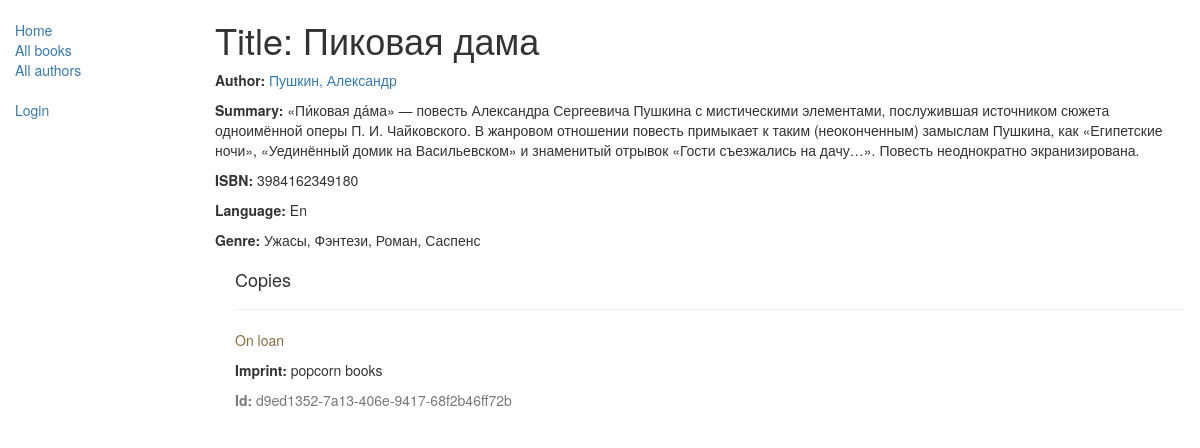
/catalog/book/1, run on the app's committed database.
### catalog/models.py (models this page shows, shortened)
class Book(models.Model):
    title = models.CharField(max_length=200)
    author = models.ForeignKey('Author', on_delete=models.SET_NULL, null=True)
    summary = models.TextField(max_length=1000, help_text="Enter a brief description of the book")
    isbn = models.CharField('ISBN', max_length=13, help_text='13 Character <a href="https://www.isbn-international.org/'
                                                             'content/what-isbn">ISBn number</a>')
    genre = models.ManyToManyField(Genre, help_text="Select a genre for this book")
    language = models.ForeignKey('Language', on_delete=models.SET_NULL, null=True)
    def display_genre(self):
        return ', '.join([genre.name for genre in self.genre.all()[:3]])
    display_genre.short_description = 'Genre'

class Author(models.Model):
    first_name = models.CharField(max_length=100)
    last_name = models.CharField(max_length=100)
    date_of_birth = models.DateField(null=True, blank=True)
    date_of_death = models.DateField('Died', null=True, blank=True)
    def __str__(self):
        return '%s, %s' % (self.last_name, self.first_name)

class Language(models.Model):
    name = models.CharField(max_length=200, help_text="Enter the book's natural language")
    def __str__(self):
        return self.name

class Genre(models.Model):
    name = models.CharField(max_length=200, help_text="Enter a book genre (e.g. Science Fiction, French Poetry etc.)")
    def __str__(self):
        return self.name

class BookInstance(models.Model):
    id = models.UUIDField(primary_key=True, default=uuid.uuid4, help_text="Unique ID for this particular book across whole library")
    book = models.ForeignKey('Book', on_delete=models.SET_NULL, null=True)
    imprint = models.CharField(max_length=200)
    due_back = models.DateField(null=True, blank=True)
    language = models.ForeignKey('Language', on_delete=models.SET_NULL, null=True)
    borrower = models.ForeignKey(User, on_delete=models.SET_NULL, null=True, blank=True)
    LOAN_STATUS = (
        ('m', 'Maintenance'),
        ('o', 'On loan'),
        ('a', 'Available'),
        ('r', 'Reserved'),
    )
    status = models.CharField(max_length=1, choices=LOAN_STATUS, blank=True, default='m', help_text='Book availability')
    class Meta:
        ordering = ["due_back"]
    class Meta:
        ordering = ['due_back']
        permissions = (("can_mark_returned", "Set book as returned"),)

### catalog/views.py (the view)
# urls.py: re_path(r'^book/(?P<pk>\d+)$', views.BookDetailView.as_view(), name='book-detail'),
class BookDetailView(generic.DetailView):
    model = Book

### catalog/templates/catalog/book_detail.html
{% extends "base_generic.html" %}
{% block content %}
    <h1>Title: {{ book.title }}</h1>
    <p><strong>Author:</strong> <a href="{% url 'author-detail' book.author.pk %}">{{ book.author }}</a></p>
    <p><strong>Summary:</strong> {{ book.summary }}</p>
    <p><strong>ISBN:</strong> {{ book.isbn }}</p>
    <p><strong>Language:</strong> {{ book.language }}</p>
    <p><strong>Genre:</strong> {% for genre in book.genre.all %} {{ genre }}{% if not forloop.last %},
        {% endif %}{% endfor %}</p>
    <div style="margin-left:20px;margin-top:20px">
        <h4>Copies</h4>
        {% for copy in book.bookinstance_set.all %}
        <hr>
        <p class="{% if copy.status == 'a' %}text-success{% elif copy.status == 'd' %}text-danger{% else %}text-warning{% endif %}">
            {{ copy.get_status_display }}
        </p>
        <p><strong>Imprint:</strong> {{ copy.imprint }}</p>
        <p class="text-muted"><strong>Id:</strong> {{ copy.id }}</p>
        {% endfor %}
    </div>
{% endblock %}

### data on the page
Book: title "Пиковая дама", author "Пушкин, Александр", summary "«Пи́ковая да́ма» — повесть Александра Сергеевича Пушкина с мистическими элементами, послужившая источником сюжета одноимённой оперы П. И. Чайковского. В жанровом отношении повесть примыкает к таким (неоконченным) замыслам Пушкина, как «Египетские ночи», «Уединённый домик на Васильевском» и знаменитый отрывок «Гости съезжались на дачу…». Повесть неоднократно экранизирована.", isbn "3984162349180", language "En"
Genre: name "Ужасы"
Genre: name "Фэнтези"
Genre: name "Роман"
Genre: name "Саспенс"
BookInstance: status "On loan", imprint "popcorn books", id "d9ed1352-7a13-406e-9417-68f2b46ff72b"
